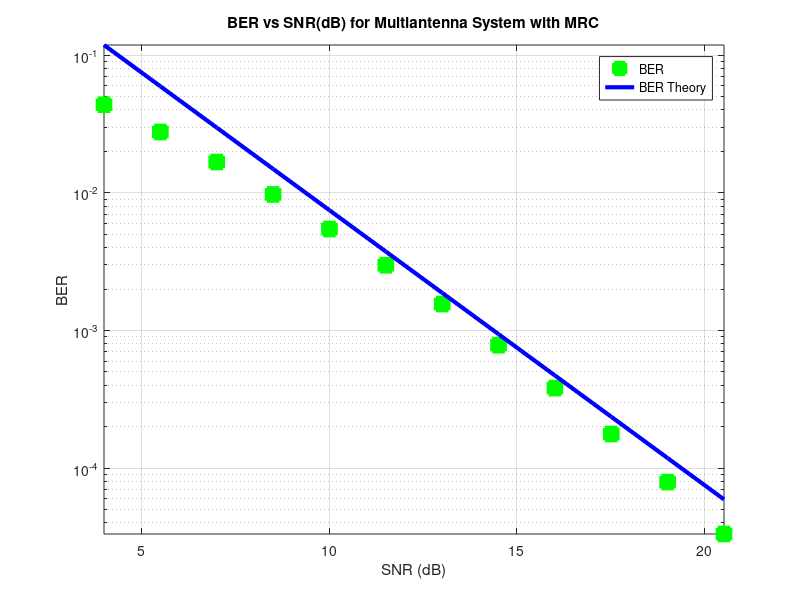

Write MATLAB code to recreate this figure.
close all; 
clear ; 

blockLength = 1000; 
nBlocks=10000; 

L=2; 
EbdB = 1.0:1.5:18.0; 
Eb = 10.^(EbdB/10); 
No = 1; 
SNR = 2*Eb/No; 
SNRdB = 10*log10(SNR); 
BER = zeros(1, length (EbdB));
BERt = zeros(1,length(EbdB)); 

for blk = 1:nBlocks 
    h = 1/sqrt(2)*(randn(L,1) + 1j* randn(L,1)); 
    Bitsl = randi([0,1],1,blockLength); 
    BitsQ = randi([0,1],1, blockLength); 
    Sym = (2*Bitsl-1)+1j* (2* BitsQ-1); 
    noise = sqrt(No/2)*(randn(L,blockLength)+1j*randn(L,blockLength)); 
    for K = 1:length(EbdB) 
        TxSym = sqrt(Eb(K))*Sym; 
        RxSym = h*TxSym + noise; 
        EqSym = h'*RxSym;
    DecBitsl = (real(EqSym)>0); 
    DecBitsQ = (imag(EqSym)>0) ;
    BER(K)= BER(K) + sum(DecBitsl ~= Bitsl) + sum(DecBitsQ ~= BitsQ); 
    end 
end 

BER=BER/blockLength/nBlocks/2; 
BERt=nchoosek(2*L-1, L)/2^L./SNR.^L; 

semilogy(SNRdB,BER,'g s','linewidth',3.0, 'MarkerFaceColor','g', 'MarkerSize',9.0);
hold on; 
semilogy(SNRdB,BERt, 'b-','linewidth',3.0); 
axis tight; 
grid on; 
legend('BER','BER Theory') 
xlabel('SNR (dB)'); 
ylabel('BER'); 
title('BER vs SNR(dB) for Multiantenna System with MRC');
